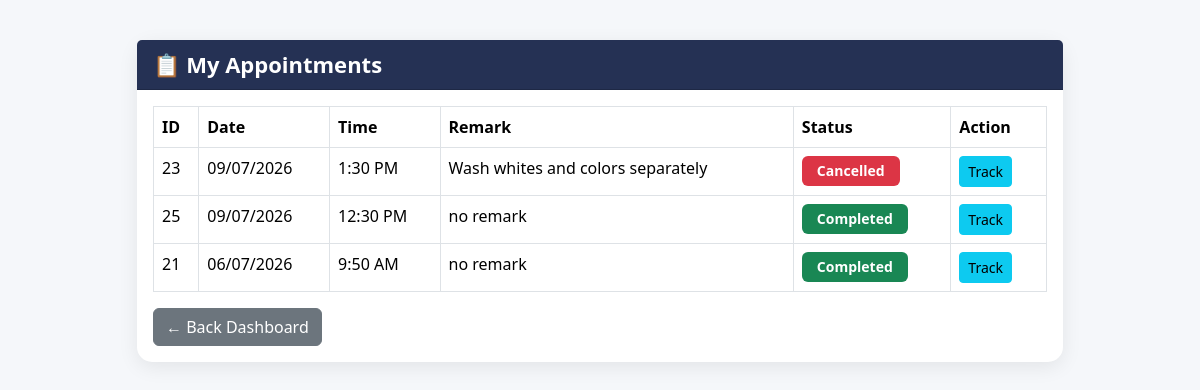
/customer/my_appointments.php (signed in), run on the app's committed database.
### tables this page shows
CREATE TABLE `appointment` (
  `Appointment_ID` int(10) NOT NULL,
  `Customer_ID` int(10) NOT NULL,
  `Staff_ID` int(10) NOT NULL,
  `Appointment_Date` date NOT NULL,
  `Appointment_Time` time NOT NULL,
  `Appointment_Remark` varchar(50) NOT NULL,
  `Collection_Method` varchar(20) NOT NULL,
  `Appointment_Status` varchar(50) NOT NULL
);

### customer/my_appointments.php (the view, shortened to what this page needs)
<?php
include("../config/database.php");
$customer_id = $_SESSION['customer_id'];
$query = mysqli_query($conn, "
SELECT *
FROM appointment
WHERE Customer_ID='$customer_id'
ORDER BY Appointment_Date DESC,
Appointment_Time DESC
");
?>
<!DOCTYPE html>
<html lang="en">
<head>
<link href="https://cdn.jsdelivr.net/npm/bootstrap@5.3.3/dist/css/bootstrap.min.css" rel="stylesheet">
</head>
<body>
<div class="container">
<div class="card">
<div class="card-header">
📋 My Appointments
</div>
<div class="card-body">
<table class="table table-bordered table-hover">
<thead>
<tr>
<th>ID</th>
<th>Date</th>
<th>Time</th>
<th>Remark</th>
<th>Status</th>
<th>Action</th>
</tr>
</thead>
<tbody>
<?php
while($row=mysqli_fetch_assoc($query))
{
?>
<tr>
<td><?= $row['Appointment_ID']; ?></td>
<td><?= date("d/m/Y",strtotime($row['Appointment_Date'])); ?></td>
<td><?= date("g:i A",strtotime($row['Appointment_Time'])); ?></td>
<td><?= $row['Appointment_Remark']; ?></td>
<td>
<?php
$status=$row['Appointment_Status'];
if($status=="Pending")
{
    echo "<span class='badge bg-warning'>Pending</span>";
}
elseif($status=="Confirmed")
{
    echo "<span class='badge bg-primary'>Confirmed</span>";
}
elseif($status=="Completed")
{
    echo "<span class='badge bg-success'>Completed</span>";
}
else
{
    echo "<span class='badge bg-danger'>Cancelled</span>";
}
?>
</td>
<td>
<a href="track.php?appointment_id=<?= $row['Appointment_ID']; ?>"
class="btn btn-info btn-sm">
Track
</a>
</td>
</tr>
<?php
}
?>
</tbody>
</table>
<a href="dashboard.php"
class="btn btn-secondary">
← Back Dashboard
</a>
</div>
</div>
</div>
</body>
</html>

### customer/my_appointments.php (style rules this page uses)
body { background:#f5f7fa; font-family:Segoe UI; }
.container { margin-top:40px; max-width:950px; }
.card { border:none; border-radius:15px; box-shadow:0 5px 20px rgba(0,0,0,.08); }
.card-header { background:#253154; color:white; font-size:22px; font-weight:bold; }
.badge { padding:8px 15px; font-size:14px; }
.btn { margin-right:5px; }

### data on the page
appointment: Appointment_ID "23", Appointment_Date "09/07/2026", Appointment_Time "1:30 PM", Appointment_Remark "Wash whites and colors separately", Appointment_Status "Cancelled"
appointment: Appointment_ID "25", Appointment_Date "09/07/2026", Appointment_Time "12:30 PM", Appointment_Remark "no remark", Appointment_Status "Completed"
appointment: Appointment_ID "21", Appointment_Date "06/07/2026", Appointment_Time "9:50 AM", Appointment_Remark "no remark", Appointment_Status "Completed"
